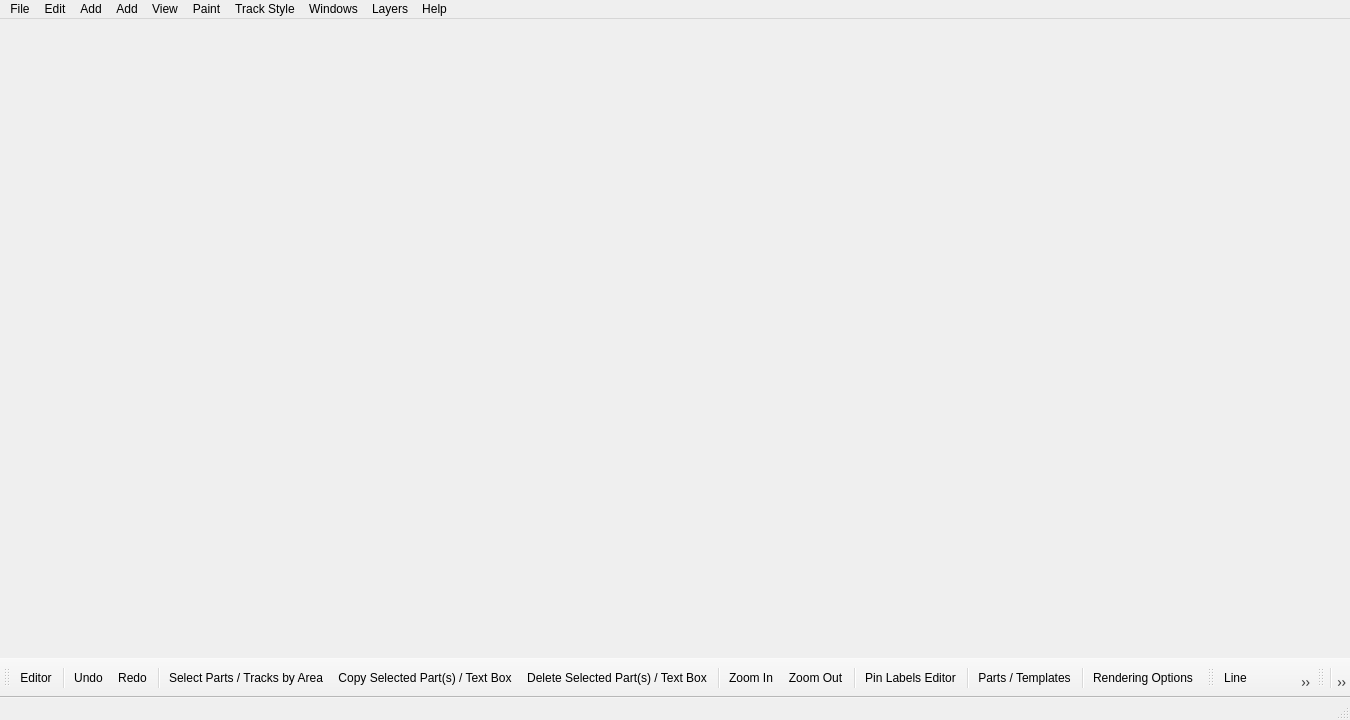
<?xml version="1.0" encoding="UTF-8"?>
<ui version="4.0">
 <class>MainWindow</class>
 <widget class="QMainWindow" name="MainWindow">
  <property name="enabled">
   <bool>true</bool>
  </property>
  <property name="geometry">
   <rect>
    <x>0</x>
    <y>0</y>
    <width>1350</width>
    <height>720</height>
   </rect>
  </property>
  <property name="minimumSize">
   <size>
    <width>800</width>
    <height>720</height>
   </size>
  </property>
  <property name="mouseTracking">
   <bool>true</bool>
  </property>
  <property name="focusPolicy">
   <enum>Qt::StrongFocus</enum>
  </property>
  <property name="windowTitle">
   <string>VeroRoute</string>
  </property>
  <widget class="QWidget" name="centralWidget">
   <property name="cursor">
    <cursorShape>ArrowCursor</cursorShape>
   </property>
   <property name="mouseTracking">
    <bool>true</bool>
   </property>
   <property name="focusPolicy">
    <enum>Qt::StrongFocus</enum>
   </property>
  </widget>
  <widget class="QMenuBar" name="menuBar">
   <property name="geometry">
    <rect>
     <x>0</x>
     <y>0</y>
     <width>1350</width>
     <height>22</height>
    </rect>
   </property>
   <property name="focusPolicy">
    <enum>Qt::NoFocus</enum>
   </property>
   <widget class="QMenu" name="menuFile">
    <property name="title">
     <string>File</string>
    </property>
    <widget class="QMenu" name="menuImport">
     <property name="title">
      <string>Import Netlist</string>
     </property>
     <addaction name="actionImportTango"/>
     <addaction name="actionImportOrcad"/>
    </widget>
    <widget class="QMenu" name="menuExport_as_Gerber_1_Layer">
     <property name="title">
      <string>Export as Gerber (1-Layer)</string>
     </property>
     <addaction name="actionWrite_Gerber1_in"/>
     <addaction name="actionWrite_Gerber1_mm"/>
    </widget>
    <widget class="QMenu" name="menuExport_as_Gerber_2_Layer">
     <property name="title">
      <string>Export as Gerber (2-Layer)</string>
     </property>
     <addaction name="actionWrite_Gerber2_in"/>
     <addaction name="actionWrite_Gerber2_mm"/>
    </widget>
    <addaction name="actionNew"/>
    <addaction name="actionOpen"/>
    <addaction name="actionMerge"/>
    <addaction name="separator"/>
    <addaction name="actionSave"/>
    <addaction name="actionSave_As"/>
    <addaction name="separator"/>
    <addaction name="menuImport"/>
    <addaction name="separator"/>
    <addaction name="actionWrite_PDF"/>
    <addaction name="actionWrite_PNG"/>
    <addaction name="menuExport_as_Gerber_1_Layer"/>
    <addaction name="menuExport_as_Gerber_2_Layer"/>
    <addaction name="separator"/>
    <addaction name="actionClearRecent"/>
    <addaction name="separator"/>
    <addaction name="actionQuit"/>
   </widget>
   <widget class="QMenu" name="menuEdit">
    <property name="title">
     <string>Edit</string>
    </property>
    <addaction name="actionUndo"/>
    <addaction name="actionRedo"/>
    <addaction name="separator"/>
    <addaction name="actionSmartPan"/>
    <addaction name="separator"/>
    <addaction name="actionSelectArea"/>
    <addaction name="actionSelectAll"/>
    <addaction name="separator"/>
    <addaction name="actionFind"/>
    <addaction name="separator"/>
    <addaction name="actionGroup"/>
    <addaction name="actionUngroup"/>
    <addaction name="separator"/>
    <addaction name="actionCopy"/>
    <addaction name="actionDelete"/>
   </widget>
   <widget class="QMenu" name="menuAdd">
    <property name="title">
     <string>Add</string>
    </property>
    <widget class="QMenu" name="menuCapacitor">
     <property name="title">
      <string>Capacitor</string>
     </property>
     <addaction name="actionCapCeramic"/>
     <addaction name="actionCapFilm"/>
     <addaction name="actionCapFilmWide"/>
     <addaction name="actionCapElectro200"/>
     <addaction name="actionCapElectro250"/>
     <addaction name="actionCapElectro300"/>
     <addaction name="actionCapElectro400"/>
     <addaction name="actionCapElectro500"/>
     <addaction name="actionCapElectro600"/>
     <addaction name="actionCapElectro200NP"/>
     <addaction name="actionCapElectro250NP"/>
     <addaction name="actionCapElectro300NP"/>
     <addaction name="actionCapElectro400NP"/>
     <addaction name="actionCapElectro500NP"/>
     <addaction name="actionCapElectro600NP"/>
    </widget>
    <widget class="QMenu" name="menuTrimpot">
     <property name="title">
      <string>Trim-pot</string>
     </property>
     <addaction name="actionTrimVertical"/>
     <addaction name="actionTrimVerticalOffset"/>
     <addaction name="actionTrimVerticalOffsetWide"/>
     <addaction name="actionTrimFlat"/>
     <addaction name="actionTrimFlatWide"/>
    </widget>
    <widget class="QMenu" name="menuSwitch">
     <property name="title">
      <string>Switch</string>
     </property>
     <addaction name="actionSwitchST"/>
     <addaction name="actionSwitchDT"/>
     <addaction name="actionSwitchST_DIP"/>
    </widget>
    <widget class="QMenu" name="menuConnector">
     <property name="title">
      <string>Connector</string>
     </property>
     <addaction name="actionStrip100"/>
     <addaction name="actionBlock100"/>
     <addaction name="actionBlock200"/>
    </widget>
    <addaction name="actionPad"/>
    <addaction name="actionPad_FlyWire"/>
    <addaction name="actionWire"/>
    <addaction name="actionResistor"/>
    <addaction name="actionInductor"/>
    <addaction name="menuCapacitor"/>
    <addaction name="menuTrimpot"/>
    <addaction name="actionCrystal"/>
    <addaction name="actionDiode"/>
    <addaction name="actionLED"/>
    <addaction name="actionTO92"/>
    <addaction name="actionTO18"/>
    <addaction name="actionTO39"/>
    <addaction name="actionTO220"/>
    <addaction name="actionDIP"/>
    <addaction name="actionSIP"/>
    <addaction name="menuConnector"/>
    <addaction name="menuSwitch"/>
    <addaction name="actionMarker"/>
    <addaction name="separator"/>
    <addaction name="actionTextBox"/>
    <addaction name="separator"/>
    <addaction name="actionVeroNumbers"/>
    <addaction name="actionVeroLetters"/>
   </widget>
   <widget class="QMenu" name="menuView">
    <property name="title">
     <string>View</string>
    </property>
    <addaction name="actionZoom_In"/>
    <addaction name="actionZoom_Out"/>
    <addaction name="separator"/>
    <addaction name="actionCrop"/>
    <addaction name="separator"/>
    <addaction name="actionToggleGrid"/>
    <addaction name="separator"/>
    <addaction name="actionToggleText"/>
    <addaction name="separator"/>
    <addaction name="actionTogglePinLabels"/>
    <addaction name="separator"/>
    <addaction name="actionToggleFlyWires"/>
    <addaction name="separator"/>
    <addaction name="actionToggleRuler"/>
    <addaction name="separator"/>
    <addaction name="actionToggleFlipH"/>
    <addaction name="actionToggleFlipV"/>
   </widget>
   <widget class="QMenu" name="menuWindow">
    <property name="title">
     <string>Windows</string>
    </property>
    <addaction name="actionControlDlg"/>
    <addaction name="actionCompDlg"/>
    <addaction name="actionPinDlg"/>
    <addaction name="actionTemplatesDlg"/>
    <addaction name="actionRenderingDlg"/>
    <addaction name="actionWireDlg"/>
    <addaction name="actionBomDlg"/>
    <addaction name="actionInfoDlg"/>
   </widget>
   <widget class="QMenu" name="menuHelp">
    <property name="title">
     <string>Help</string>
    </property>
    <addaction name="actionAbout"/>
    <addaction name="separator"/>
    <addaction name="actionSupport"/>
    <addaction name="separator"/>
    <addaction name="actionHotkeysDlg"/>
    <addaction name="actionTutorial"/>
    <addaction name="separator"/>
    <addaction name="actionUpdateCheck"/>
   </widget>
   <widget class="QMenu" name="menuLayers">
    <property name="title">
     <string>Layers</string>
    </property>
    <addaction name="actionAddLayer"/>
    <addaction name="actionRemoveLayer"/>
    <addaction name="separator"/>
    <addaction name="actionSwitchLayer"/>
    <addaction name="actionToggleVias"/>
    <addaction name="actionResetLayerPrefs"/>
   </widget>
   <widget class="QMenu" name="menuTrack_Style">
    <property name="title">
     <string>Track Style</string>
    </property>
    <addaction name="actionFat"/>
    <addaction name="actionThin"/>
    <addaction name="actionCurved"/>
    <addaction name="actionVeroV"/>
    <addaction name="actionVeroH"/>
    <addaction name="separator"/>
    <addaction name="actionDiagsMin"/>
    <addaction name="actionDiagsMax"/>
    <addaction name="separator"/>
    <addaction name="actionFill"/>
   </widget>
   <widget class="QMenu" name="menuPaint">
    <property name="title">
     <string>Paint</string>
    </property>
    <addaction name="actionPaintGrid"/>
    <addaction name="actionEraseGrid"/>
    <addaction name="actionPaintPins"/>
    <addaction name="actionErasePins"/>
    <addaction name="actionPaintFlood"/>
   </widget>
   <widget class="QMenu" name="menuAddShape">
    <property name="title">
     <string>Add</string>
    </property>
    <addaction name="actionAddLine"/>
    <addaction name="actionAddRect"/>
    <addaction name="actionAddRoundedRect"/>
    <addaction name="actionAddEllipse"/>
    <addaction name="actionAddArc"/>
    <addaction name="actionAddChord"/>
   </widget>
   <addaction name="menuFile"/>
   <addaction name="menuEdit"/>
   <addaction name="menuAdd"/>
   <addaction name="menuAddShape"/>
   <addaction name="menuView"/>
   <addaction name="menuPaint"/>
   <addaction name="menuTrack_Style"/>
   <addaction name="menuWindow"/>
   <addaction name="menuLayers"/>
   <addaction name="menuHelp"/>
  </widget>
  <widget class="QStatusBar" name="statusBar">
   <property name="sizePolicy">
    <sizepolicy hsizetype="MinimumExpanding" vsizetype="Minimum">
     <horstretch>0</horstretch>
     <verstretch>0</verstretch>
    </sizepolicy>
   </property>
  </widget>
  <widget class="QToolBar" name="toolBar_2">
   <property name="minimumSize">
    <size>
     <width>0</width>
     <height>40</height>
    </size>
   </property>
   <property name="maximumSize">
    <size>
     <width>16777215</width>
     <height>40</height>
    </size>
   </property>
   <property name="windowTitle">
    <string>toolBar_2</string>
   </property>
   <attribute name="toolBarArea">
    <enum>BottomToolBarArea</enum>
   </attribute>
   <attribute name="toolBarBreak">
    <bool>false</bool>
   </attribute>
   <addaction name="actionEditor"/>
   <addaction name="separator"/>
   <addaction name="actionUndo"/>
   <addaction name="actionRedo"/>
   <addaction name="separator"/>
   <addaction name="actionSelectArea"/>
   <addaction name="actionCopy"/>
   <addaction name="actionDelete"/>
   <addaction name="separator"/>
   <addaction name="actionZoom_In"/>
   <addaction name="actionZoom_Out"/>
   <addaction name="separator"/>
   <addaction name="actionPinDlg"/>
   <addaction name="separator"/>
   <addaction name="actionTemplatesDlg"/>
   <addaction name="separator"/>
   <addaction name="actionRenderingDlg"/>
  </widget>
  <widget class="QToolBar" name="toolBar_3">
   <property name="minimumSize">
    <size>
     <width>0</width>
     <height>40</height>
    </size>
   </property>
   <property name="maximumSize">
    <size>
     <width>16777215</width>
     <height>40</height>
    </size>
   </property>
   <property name="windowTitle">
    <string>toolBar_3</string>
   </property>
   <attribute name="toolBarArea">
    <enum>BottomToolBarArea</enum>
   </attribute>
   <attribute name="toolBarBreak">
    <bool>false</bool>
   </attribute>
   <addaction name="actionAddLine"/>
   <addaction name="actionAddRect"/>
   <addaction name="actionAddRoundedRect"/>
   <addaction name="actionAddEllipse"/>
   <addaction name="actionAddArc"/>
   <addaction name="actionAddChord"/>
  </widget>
  <widget class="QToolBar" name="toolBar">
   <property name="enabled">
    <bool>true</bool>
   </property>
   <property name="sizePolicy">
    <sizepolicy hsizetype="Preferred" vsizetype="Fixed">
     <horstretch>0</horstretch>
     <verstretch>0</verstretch>
    </sizepolicy>
   </property>
   <property name="minimumSize">
    <size>
     <width>0</width>
     <height>40</height>
    </size>
   </property>
   <property name="maximumSize">
    <size>
     <width>16777215</width>
     <height>40</height>
    </size>
   </property>
   <property name="iconSize">
    <size>
     <width>24</width>
     <height>24</height>
    </size>
   </property>
   <attribute name="toolBarArea">
    <enum>BottomToolBarArea</enum>
   </attribute>
   <attribute name="toolBarBreak">
    <bool>false</bool>
   </attribute>
   <addaction name="separator"/>
   <addaction name="actionPaintGrid"/>
   <addaction name="actionEraseGrid"/>
   <addaction name="actionPaintPins"/>
   <addaction name="actionErasePins"/>
   <addaction name="actionPaintFlood"/>
   <addaction name="actionFat"/>
   <addaction name="actionThin"/>
   <addaction name="actionCurved"/>
   <addaction name="actionVeroV"/>
   <addaction name="actionVeroH"/>
   <addaction name="separator"/>
   <addaction name="actionDiagsMin"/>
   <addaction name="actionDiagsMax"/>
   <addaction name="separator"/>
   <addaction name="actionFill"/>
   <addaction name="separator"/>
   <addaction name="actionSwitchLayer"/>
  </widget>
  <action name="actionNew">
   <property name="text">
    <string>New</string>
   </property>
   <property name="toolTip">
    <string>Ctrl+N</string>
   </property>
   <property name="shortcut">
    <string>Ctrl+N</string>
   </property>
   <property name="autoRepeat">
    <bool>false</bool>
   </property>
  </action>
  <action name="actionOpen">
   <property name="text">
    <string>Open</string>
   </property>
   <property name="toolTip">
    <string>Ctrl+O</string>
   </property>
   <property name="shortcut">
    <string>Ctrl+O</string>
   </property>
   <property name="autoRepeat">
    <bool>false</bool>
   </property>
  </action>
  <action name="actionSave">
   <property name="text">
    <string>Save</string>
   </property>
   <property name="toolTip">
    <string>Ctrl+S</string>
   </property>
   <property name="shortcut">
    <string>Ctrl+S</string>
   </property>
   <property name="autoRepeat">
    <bool>false</bool>
   </property>
  </action>
  <action name="actionSave_As">
   <property name="text">
    <string>Save As</string>
   </property>
   <property name="toolTip">
    <string>Ctrl+Shift+S</string>
   </property>
   <property name="shortcut">
    <string>Ctrl+Shift+S</string>
   </property>
   <property name="autoRepeat">
    <bool>false</bool>
   </property>
  </action>
  <action name="actionImportTango">
   <property name="text">
    <string>Protel1/Tango</string>
   </property>
   <property name="autoRepeat">
    <bool>false</bool>
   </property>
  </action>
  <action name="actionImportOrcad">
   <property name="text">
    <string>OrcadPCB2</string>
   </property>
   <property name="autoRepeat">
    <bool>false</bool>
   </property>
  </action>
  <action name="actionWrite_PDF">
   <property name="text">
    <string>Export as PDF</string>
   </property>
   <property name="autoRepeat">
    <bool>false</bool>
   </property>
  </action>
  <action name="actionWrite_PNG">
   <property name="text">
    <string>Export as PNG</string>
   </property>
   <property name="autoRepeat">
    <bool>false</bool>
   </property>
  </action>
  <action name="actionQuit">
   <property name="text">
    <string>Quit</string>
   </property>
   <property name="toolTip">
    <string>Ctrl+Q</string>
   </property>
   <property name="shortcut">
    <string>Ctrl+Q</string>
   </property>
   <property name="autoRepeat">
    <bool>false</bool>
   </property>
  </action>
  <action name="actionZoom_In">
   <property name="icon">
    <iconset resource="veroroute.qrc">
     <normaloff>:/images/zoomin.png</normaloff>:/images/zoomin.png</iconset>
   </property>
   <property name="text">
    <string>Zoom In</string>
   </property>
   <property name="toolTip">
    <string>Zoom In</string>
   </property>
   <property name="shortcut">
    <string>Ctrl+=</string>
   </property>
  </action>
  <action name="actionZoom_Out">
   <property name="icon">
    <iconset resource="veroroute.qrc">
     <normaloff>:/images/zoomout.png</normaloff>:/images/zoomout.png</iconset>
   </property>
   <property name="text">
    <string>Zoom Out</string>
   </property>
   <property name="toolTip">
    <string>Zoom Out</string>
   </property>
   <property name="shortcut">
    <string>Ctrl+-</string>
   </property>
  </action>
  <action name="actionCrop">
   <property name="text">
    <string>Auto-Crop</string>
   </property>
   <property name="toolTip">
    <string>Auto-crop the grid to the circuit</string>
   </property>
   <property name="autoRepeat">
    <bool>false</bool>
   </property>
  </action>
  <action name="actionToggleFlipH">
   <property name="checkable">
    <bool>true</bool>
   </property>
   <property name="icon">
    <iconset resource="veroroute.qrc">
     <normaloff>:/images/fliph.png</normaloff>:/images/fliph.png</iconset>
   </property>
   <property name="text">
    <string>Flip Horizontal</string>
   </property>
   <property name="toolTip">
    <string>Flip Horizontal (On/Off)</string>
   </property>
   <property name="autoRepeat">
    <bool>false</bool>
   </property>
  </action>
  <action name="actionToggleFlipV">
   <property name="checkable">
    <bool>true</bool>
   </property>
   <property name="icon">
    <iconset resource="veroroute.qrc">
     <normaloff>:/images/flipv.png</normaloff>:/images/flipv.png</iconset>
   </property>
   <property name="text">
    <string>Flip Vertical</string>
   </property>
   <property name="toolTip">
    <string>Flip Vertical (On/Off)</string>
   </property>
   <property name="autoRepeat">
    <bool>false</bool>
   </property>
  </action>
  <action name="actionToggleGrid">
   <property name="checkable">
    <bool>true</bool>
   </property>
   <property name="icon">
    <iconset resource="veroroute.qrc">
     <normaloff>:/images/grid.png</normaloff>:/images/grid.png</iconset>
   </property>
   <property name="text">
    <string>Grid</string>
   </property>
   <property name="toolTip">
    <string>Grid (On/Off)</string>
   </property>
   <property name="autoRepeat">
    <bool>false</bool>
   </property>
  </action>
  <action name="actionTogglePinLabels">
   <property name="checkable">
    <bool>true</bool>
   </property>
   <property name="icon">
    <iconset resource="veroroute.qrc">
     <normaloff>:/images/pinlabels.png</normaloff>:/images/pinlabels.png</iconset>
   </property>
   <property name="text">
    <string>Pin Labels</string>
   </property>
   <property name="toolTip">
    <string>Pin Labels (On/Off)</string>
   </property>
   <property name="autoRepeat">
    <bool>false</bool>
   </property>
  </action>
  <action name="actionUndo">
   <property name="icon">
    <iconset resource="veroroute.qrc">
     <normaloff>:/images/undo.png</normaloff>:/images/undo.png</iconset>
   </property>
   <property name="text">
    <string>Undo</string>
   </property>
   <property name="shortcut">
    <string>Ctrl+Z</string>
   </property>
  </action>
  <action name="actionRedo">
   <property name="icon">
    <iconset resource="veroroute.qrc">
     <normaloff>:/images/redo.png</normaloff>:/images/redo.png</iconset>
   </property>
   <property name="text">
    <string>Redo</string>
   </property>
   <property name="shortcut">
    <string>Ctrl+Shift+Z</string>
   </property>
  </action>
  <action name="actionCopy">
   <property name="icon">
    <iconset resource="veroroute.qrc">
     <normaloff>:/images/copy.png</normaloff>:/images/copy.png</iconset>
   </property>
   <property name="text">
    <string>Copy Selected Part(s) / Text Box</string>
   </property>
   <property name="iconText">
    <string>Copy Selected Part(s) / Text Box</string>
   </property>
   <property name="toolTip">
    <string>Copy Selected Part(s) / Text Box</string>
   </property>
   <property name="shortcut">
    <string>V</string>
   </property>
   <property name="autoRepeat">
    <bool>false</bool>
   </property>
  </action>
  <action name="actionGroup">
   <property name="text">
    <string>Group Selected Parts</string>
   </property>
   <property name="shortcut">
    <string>G</string>
   </property>
   <property name="autoRepeat">
    <bool>false</bool>
   </property>
  </action>
  <action name="actionUngroup">
   <property name="text">
    <string>Ungroup Selected Parts</string>
   </property>
   <property name="shortcut">
    <string>U</string>
   </property>
   <property name="autoRepeat">
    <bool>false</bool>
   </property>
  </action>
  <action name="actionSelectAll">
   <property name="text">
    <string>Select All Parts</string>
   </property>
   <property name="shortcut">
    <string>Ctrl+A</string>
   </property>
   <property name="autoRepeat">
    <bool>false</bool>
   </property>
  </action>
  <action name="actionDelete">
   <property name="icon">
    <iconset resource="veroroute.qrc">
     <normaloff>:/images/delete.png</normaloff>:/images/delete.png</iconset>
   </property>
   <property name="text">
    <string>Delete Selected Part(s) / Text Box</string>
   </property>
   <property name="shortcut">
    <string>Backspace</string>
   </property>
   <property name="autoRepeat">
    <bool>false</bool>
   </property>
  </action>
  <action name="actionWire">
   <property name="text">
    <string>Wire</string>
   </property>
  </action>
  <action name="actionResistor">
   <property name="text">
    <string>Resistor</string>
   </property>
  </action>
  <action name="actionCapCeramic">
   <property name="text">
    <string>Ceramic</string>
   </property>
  </action>
  <action name="actionCapFilm">
   <property name="text">
    <string>Film</string>
   </property>
  </action>
  <action name="actionCapElectro200NP">
   <property name="text">
    <string>Electrolytic NP (200 mil)</string>
   </property>
  </action>
  <action name="actionCapElectro250NP">
   <property name="text">
    <string>Electrolytic NP (250 mil)</string>
   </property>
  </action>
  <action name="actionCapElectro300NP">
   <property name="text">
    <string>Electrolytic NP (300 mil)</string>
   </property>
  </action>
  <action name="actionCapElectro400NP">
   <property name="text">
    <string>Electrolytic NP (400 mil)</string>
   </property>
  </action>
  <action name="actionCapElectro500NP">
   <property name="text">
    <string>Electrolytic NP (500 mil)</string>
   </property>
  </action>
  <action name="actionCapElectro600NP">
   <property name="text">
    <string>Electrolytic NP (600 mil)</string>
   </property>
  </action>
  <action name="actionCapElectro200">
   <property name="text">
    <string>Electrolytic (200 mil)</string>
   </property>
  </action>
  <action name="actionCapElectro250">
   <property name="text">
    <string>Electrolytic (250 mil)</string>
   </property>
  </action>
  <action name="actionCapElectro300">
   <property name="text">
    <string>Electrolytic (300 mil)</string>
   </property>
  </action>
  <action name="actionCapElectro400">
   <property name="text">
    <string>Electrolytic (400 mil)</string>
   </property>
  </action>
  <action name="actionCapElectro500">
   <property name="text">
    <string>Electrolytic (500 mil)</string>
   </property>
  </action>
  <action name="actionCapElectro600">
   <property name="text">
    <string>Electrolytic (600 mil)</string>
   </property>
  </action>
  <action name="actionTrimVertical">
   <property name="text">
    <string>Vertical</string>
   </property>
  </action>
  <action name="actionTrimVerticalOffset">
   <property name="text">
    <string>Vertical Offset</string>
   </property>
  </action>
  <action name="actionTrimFlat">
   <property name="text">
    <string>Flat</string>
   </property>
  </action>
  <action name="actionCrystal">
   <property name="text">
    <string>Crystal</string>
   </property>
  </action>
  <action name="actionDiode">
   <property name="text">
    <string>Diode</string>
   </property>
  </action>
  <action name="actionLED">
   <property name="text">
    <string>LED</string>
   </property>
  </action>
  <action name="actionTrimVerticalOffsetWide">
   <property name="text">
    <string>Vertical Offset (Wide Gap)</string>
   </property>
  </action>
  <action name="actionTrimFlatWide">
   <property name="text">
    <string>Flat (Wide Gap)</string>
   </property>
  </action>
  <action name="actionTO92">
   <property name="text">
    <string>TO-92</string>
   </property>
  </action>
  <action name="actionTO18">
   <property name="text">
    <string>TO-18</string>
   </property>
  </action>
  <action name="actionTO220">
   <property name="text">
    <string>TO-220</string>
   </property>
  </action>
  <action name="actionDIP">
   <property name="text">
    <string>DIP</string>
   </property>
  </action>
  <action name="actionSIP">
   <property name="text">
    <string>SIP</string>
   </property>
  </action>
  <action name="actionSwitchST">
   <property name="text">
    <string>Single Throw</string>
   </property>
  </action>
  <action name="actionSwitchDT">
   <property name="text">
    <string>Double Throw</string>
   </property>
  </action>
  <action name="actionSwitchST_DIP">
   <property name="text">
    <string>Single Throw (DIP)</string>
   </property>
  </action>
  <action name="actionMarker">
   <property name="text">
    <string>Marker</string>
   </property>
  </action>
  <action name="actionControlDlg">
   <property name="text">
    <string>Control Dialog</string>
   </property>
   <property name="iconText">
    <string>Control Dialog</string>
   </property>
   <property name="toolTip">
    <string>Control Dialog</string>
   </property>
  </action>
  <action name="actionTemplatesDlg">
   <property name="checkable">
    <bool>true</bool>
   </property>
   <property name="icon">
    <iconset resource="veroroute.qrc">
     <normaloff>:/images/templates.png</normaloff>:/images/templates.png</iconset>
   </property>
   <property name="text">
    <string>Parts / Templates</string>
   </property>
   <property name="iconText">
    <string>Parts / Templates</string>
   </property>
   <property name="toolTip">
    <string>Parts / Templates</string>
   </property>
  </action>
  <action name="actionInfoDlg">
   <property name="text">
    <string>Info</string>
   </property>
  </action>
  <action name="actionRenderingDlg">
   <property name="checkable">
    <bool>true</bool>
   </property>
   <property name="icon">
    <iconset resource="veroroute.qrc">
     <normaloff>:/images/render.png</normaloff>:/images/render.png</iconset>
   </property>
   <property name="text">
    <string>Rendering Options</string>
   </property>
  </action>
  <action name="actionBomDlg">
   <property name="text">
    <string>B.O.M.</string>
   </property>
  </action>
  <action name="actionPinDlg">
   <property name="checkable">
    <bool>true</bool>
   </property>
   <property name="icon">
    <iconset resource="veroroute.qrc">
     <normaloff>:/images/pineditor.png</normaloff>:/images/pineditor.png</iconset>
   </property>
   <property name="text">
    <string>Pin Labels Editor</string>
   </property>
  </action>
  <action name="actionAbout">
   <property name="text">
    <string>About</string>
   </property>
  </action>
  <action name="actionTutorial">
   <property name="text">
    <string>Tutorials</string>
   </property>
  </action>
  <action name="actionSupport">
   <property name="text">
    <string>Support (link to forum)</string>
   </property>
  </action>
  <action name="actionUpdateCheck">
   <property name="text">
    <string>Check for new version</string>
   </property>
  </action>
  <action name="actionMerge">
   <property name="text">
    <string>Open (merge into current)</string>
   </property>
   <property name="toolTip">
    <string>Ctrl+M</string>
   </property>
   <property name="shortcut">
    <string>Ctrl+M</string>
   </property>
   <property name="autoRepeat">
    <bool>false</bool>
   </property>
  </action>
  <action name="actionToggleText">
   <property name="checkable">
    <bool>true</bool>
   </property>
   <property name="icon">
    <iconset resource="veroroute.qrc">
     <normaloff>:/images/text.png</normaloff>:/images/text.png</iconset>
   </property>
   <property name="text">
    <string>Text Boxes</string>
   </property>
   <property name="toolTip">
    <string>Text Boxes (On/Off)</string>
   </property>
   <property name="autoRepeat">
    <bool>false</bool>
   </property>
  </action>
  <action name="actionTextBox">
   <property name="text">
    <string>Text Box</string>
   </property>
   <property name="toolTip">
    <string>Add Text Box</string>
   </property>
  </action>
  <action name="actionVeroNumbers">
   <property name="text">
    <string>Vero Numbers</string>
   </property>
   <property name="toolTip">
    <string>Add line of numbers as Veroboard labels</string>
   </property>
  </action>
  <action name="actionVeroLetters">
   <property name="text">
    <string>Vero Letters</string>
   </property>
   <property name="toolTip">
    <string>Add line of letters as Veroboard labels</string>
   </property>
  </action>
  <action name="actionTO39">
   <property name="text">
    <string>TO-39</string>
   </property>
  </action>
  <action name="actionCapFilmWide">
   <property name="text">
    <string>Film (Wide)</string>
   </property>
  </action>
  <action name="actionPad">
   <property name="text">
    <string>Pad</string>
   </property>
  </action>
  <action name="actionStrip100">
   <property name="text">
    <string>Pin Strip (100 mil)</string>
   </property>
  </action>
  <action name="actionBlock100">
   <property name="text">
    <string>Terminal Block (100 mil)</string>
   </property>
  </action>
  <action name="actionBlock200">
   <property name="text">
    <string>Terminal Block (200 mil)</string>
   </property>
  </action>
  <action name="actionInductor">
   <property name="text">
    <string>Inductor</string>
   </property>
  </action>
  <action name="actionVeroV">
   <property name="checkable">
    <bool>true</bool>
   </property>
   <property name="icon">
    <iconset resource="veroroute.qrc">
     <normaloff>:/images/verov.png</normaloff>:/images/verov.png</iconset>
   </property>
   <property name="text">
    <string>Vero (Vertical)</string>
   </property>
   <property name="toolTip">
    <string>Vero track style (vertical strips)</string>
   </property>
  </action>
  <action name="actionVeroH">
   <property name="checkable">
    <bool>true</bool>
   </property>
   <property name="icon">
    <iconset resource="veroroute.qrc">
     <normaloff>:/images/veroh.png</normaloff>:/images/veroh.png</iconset>
   </property>
   <property name="text">
    <string>Vero (Horizontal)</string>
   </property>
   <property name="toolTip">
    <string>Vero track style (horizontal strips)</string>
   </property>
  </action>
  <action name="actionFat">
   <property name="checkable">
    <bool>true</bool>
   </property>
   <property name="icon">
    <iconset resource="veroroute.qrc">
     <normaloff>:/images/fat.png</normaloff>:/images/fat.png</iconset>
   </property>
   <property name="text">
    <string>Fat</string>
   </property>
   <property name="toolTip">
    <string>Fat track style</string>
   </property>
  </action>
  <action name="actionCurved">
   <property name="checkable">
    <bool>true</bool>
   </property>
   <property name="icon">
    <iconset resource="veroroute.qrc">
     <normaloff>:/images/curved.png</normaloff>:/images/curved.png</iconset>
   </property>
   <property name="text">
    <string>Curved</string>
   </property>
   <property name="toolTip">
    <string>Curved track style</string>
   </property>
  </action>
  <action name="actionDiagsMin">
   <property name="checkable">
    <bool>true</bool>
   </property>
   <property name="icon">
    <iconset resource="veroroute.qrc">
     <normaloff>:/images/diagsmin.png</normaloff>:/images/diagsmin.png</iconset>
   </property>
   <property name="text">
    <string>Diagonals (Min)</string>
   </property>
   <property name="toolTip">
    <string>Diagonals (min)</string>
   </property>
  </action>
  <action name="actionDiagsMax">
   <property name="checkable">
    <bool>true</bool>
   </property>
   <property name="icon">
    <iconset resource="veroroute.qrc">
     <normaloff>:/images/diagsmax.png</normaloff>:/images/diagsmax.png</iconset>
   </property>
   <property name="text">
    <string>Diagonals (Max)</string>
   </property>
   <property name="toolTip">
    <string>Diagonals (max)</string>
   </property>
  </action>
  <action name="actionFill">
   <property name="checkable">
    <bool>true</bool>
   </property>
   <property name="icon">
    <iconset resource="veroroute.qrc">
     <normaloff>:/images/fill.png</normaloff>:/images/fill.png</iconset>
   </property>
   <property name="text">
    <string>Ground Fill</string>
   </property>
   <property name="toolTip">
    <string>Ground Fill using selected Net</string>
   </property>
  </action>
  <action name="actionSelectArea">
   <property name="checkable">
    <bool>true</bool>
   </property>
   <property name="icon">
    <iconset resource="veroroute.qrc">
     <normaloff>:/images/area.png</normaloff>:/images/area.png</iconset>
   </property>
   <property name="text">
    <string>Select Parts / Tracks by Area</string>
   </property>
   <property name="toolTip">
    <string>Select parts / tracks by area</string>
   </property>
  </action>
  <action name="actionEditor">
   <property name="checkable">
    <bool>true</bool>
   </property>
   <property name="icon">
    <iconset resource="veroroute.qrc">
     <normaloff>:/images/editor.png</normaloff>:/images/editor.png</iconset>
   </property>
   <property name="text">
    <string>Editor</string>
   </property>
   <property name="toolTip">
    <string>Component Editor</string>
   </property>
  </action>
  <action name="actionAddLine">
   <property name="icon">
    <iconset resource="veroroute.qrc">
     <normaloff>:/images/addline.png</normaloff>:/images/addline.png</iconset>
   </property>
   <property name="text">
    <string>Line</string>
   </property>
   <property name="toolTip">
    <string>Add line</string>
   </property>
  </action>
  <action name="actionAddRect">
   <property name="icon">
    <iconset resource="veroroute.qrc">
     <normaloff>:/images/addrect.png</normaloff>:/images/addrect.png</iconset>
   </property>
   <property name="text">
    <string>Rectangle</string>
   </property>
   <property name="toolTip">
    <string>Add rectangle</string>
   </property>
  </action>
  <action name="actionAddRoundedRect">
   <property name="icon">
    <iconset resource="veroroute.qrc">
     <normaloff>:/images/addroundedrect.png</normaloff>:/images/addroundedrect.png</iconset>
   </property>
   <property name="text">
    <string>Rounded rectangle</string>
   </property>
   <property name="toolTip">
    <string>Add rounded rectangle</string>
   </property>
  </action>
  <action name="actionAddEllipse">
   <property name="icon">
    <iconset resource="veroroute.qrc">
     <normaloff>:/images/addellipse.png</normaloff>:/images/addellipse.png</iconset>
   </property>
   <property name="text">
    <string>Ellipse</string>
   </property>
   <property name="toolTip">
    <string>Add ellipse</string>
   </property>
  </action>
  <action name="actionAddArc">
   <property name="icon">
    <iconset resource="veroroute.qrc">
     <normaloff>:/images/addarc.png</normaloff>:/images/addarc.png</iconset>
   </property>
   <property name="text">
    <string>Arc</string>
   </property>
   <property name="toolTip">
    <string>Add arc</string>
   </property>
  </action>
  <action name="actionCompDlg">
   <property name="text">
    <string>Component Definition Dialog</string>
   </property>
   <property name="iconText">
    <string>Component Definition Dialog</string>
   </property>
   <property name="toolTip">
    <string>Component Definition Dialog</string>
   </property>
  </action>
  <action name="actionAddChord">
   <property name="icon">
    <iconset resource="veroroute.qrc">
     <normaloff>:/images/addchord.png</normaloff>:/images/addchord.png</iconset>
   </property>
   <property name="text">
    <string>Chord</string>
   </property>
   <property name="toolTip">
    <string>Add chord</string>
   </property>
  </action>
  <action name="actionHotkeysDlg">
   <property name="text">
    <string>Key/Mouse Actions</string>
   </property>
  </action>
  <action name="actionWireDlg">
   <property name="text">
    <string>Wire Options</string>
   </property>
  </action>
  <action name="actionClearRecent">
   <property name="text">
    <string>Clear Recent Files List</string>
   </property>
  </action>
  <action name="actionAddLayer">
   <property name="text">
    <string>Add Top Layer</string>
   </property>
  </action>
  <action name="actionRemoveLayer">
   <property name="text">
    <string>Remove Top Layer</string>
   </property>
  </action>
  <action name="actionSwitchLayer">
   <property name="icon">
    <iconset resource="veroroute.qrc">
     <normaloff>:/images/layertop.png</normaloff>:/images/layertop.png</iconset>
   </property>
   <property name="text">
    <string>Switch Layer</string>
   </property>
   <property name="shortcut">
    <string>L</string>
   </property>
   <property name="autoRepeat">
    <bool>false</bool>
   </property>
  </action>
  <action name="actionThin">
   <property name="checkable">
    <bool>true</bool>
   </property>
   <property name="icon">
    <iconset resource="veroroute.qrc">
     <normaloff>:/images/thin.png</normaloff>:/images/thin.png</iconset>
   </property>
   <property name="text">
    <string>Thin</string>
   </property>
   <property name="toolTip">
    <string>Thin track style</string>
   </property>
  </action>
  <action name="actionToggleVias">
   <property name="text">
    <string>Toggle Vias</string>
   </property>
  </action>
  <action name="actionFind">
   <property name="text">
    <string>Find Parts in Layout</string>
   </property>
   <property name="statusTip">
    <string>Search for parts by name or value</string>
   </property>
   <property name="shortcut">
    <string>Ctrl+F</string>
   </property>
  </action>
  <action name="actionWrite_Gerber1_in">
   <property name="text">
    <string>Imperial units (inches)</string>
   </property>
   <property name="font">
    <font/>
   </property>
  </action>
  <action name="actionWrite_Gerber1_mm">
   <property name="text">
    <string>Metric units (mm)</string>
   </property>
  </action>
  <action name="actionWrite_Gerber2_in">
   <property name="text">
    <string>Imperial units (inches)</string>
   </property>
  </action>
  <action name="actionWrite_Gerber2_mm">
   <property name="text">
    <string>Metric units (mm)</string>
   </property>
  </action>
  <action name="actionPad_FlyWire">
   <property name="text">
    <string>Pad (Flying Wire)</string>
   </property>
  </action>
  <action name="actionToggleFlyWires">
   <property name="text">
    <string>Flying Wires</string>
   </property>
   <property name="toolTip">
    <string>Flying Wires (On/Off)</string>
   </property>
   <property name="autoRepeat">
    <bool>false</bool>
   </property>
  </action>
  <action name="actionToggleRuler">
   <property name="text">
    <string>Distance Tool</string>
   </property>
   <property name="toolTip">
    <string>Distance Tool (On/Off)</string>
   </property>
  </action>
  <action name="actionPaintGrid">
   <property name="checkable">
    <bool>true</bool>
   </property>
   <property name="icon">
    <iconset resource="veroroute.qrc">
     <normaloff>:/images/paintgrid.png</normaloff>:/images/paintgrid.png</iconset>
   </property>
   <property name="text">
    <string>Paint Track</string>
   </property>
   <property name="toolTip">
    <string>Paint Track</string>
   </property>
  </action>
  <action name="actionEraseGrid">
   <property name="checkable">
    <bool>true</bool>
   </property>
   <property name="icon">
    <iconset resource="veroroute.qrc">
     <normaloff>:/images/erasegrid.png</normaloff>:/images/erasegrid.png</iconset>
   </property>
   <property name="text">
    <string>Erase Track</string>
   </property>
   <property name="toolTip">
    <string>Erase Track</string>
   </property>
  </action>
  <action name="actionPaintPins">
   <property name="checkable">
    <bool>true</bool>
   </property>
   <property name="icon">
    <iconset resource="veroroute.qrc">
     <normaloff>:/images/paintpins.png</normaloff>:/images/paintpins.png</iconset>
   </property>
   <property name="text">
    <string>Paint Pins</string>
   </property>
   <property name="toolTip">
    <string>Paint Pins</string>
   </property>
  </action>
  <action name="actionErasePins">
   <property name="checkable">
    <bool>true</bool>
   </property>
   <property name="icon">
    <iconset resource="veroroute.qrc">
     <normaloff>:/images/erasepins.png</normaloff>:/images/erasepins.png</iconset>
   </property>
   <property name="text">
    <string>Erase Pins</string>
   </property>
   <property name="toolTip">
    <string>Erase Pins</string>
   </property>
  </action>
  <action name="actionPaintFlood">
   <property name="checkable">
    <bool>true</bool>
   </property>
   <property name="icon">
    <iconset resource="veroroute.qrc">
     <normaloff>:/images/paintflood.png</normaloff>:/images/paintflood.png</iconset>
   </property>
   <property name="text">
    <string>Flood Pins and Track</string>
   </property>
   <property name="toolTip">
    <string>Flood Pins and Track</string>
   </property>
  </action>
  <action name="actionSmartPan">
   <property name="text">
    <string>Move Whole Layout / Resize Grid</string>
   </property>
  </action>
  <action name="actionResetLayerPrefs">
   <property name="text">
    <string>Reset Pin Layer Preferences</string>
   </property>
  </action>
 </widget>
 <layoutdefault spacing="6" margin="11"/>
 <resources>
  <include location="veroroute.qrc"/>
 </resources>
 <connections/>
</ui>
